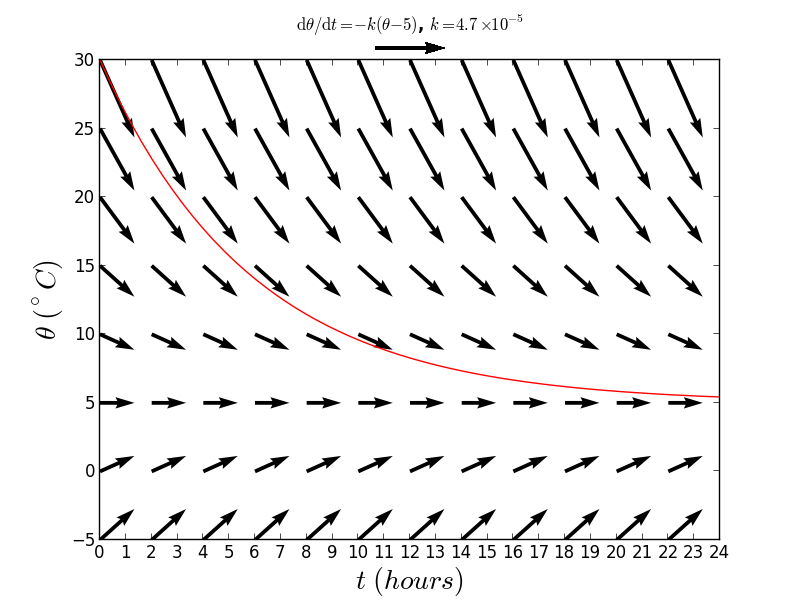

Generate this figure with Python:
from pylab import *
from matplotlib import rc

figname='vector_heat.png'

##set ranges to plot
xmin=0; xmax=24.0*60*60; dx=60*60*2.0 #every 2 hours
ymin=-5.0; ymax=30.0; dy=5.0


##create a mesh
x=arange(1.0*xmin,1.0*xmax,dx)
y=arange(1.0*ymin,1.0*ymax+dy,dy)
X,Y = meshgrid(x,y)

##text to display
eqntex=r'$\mathrm{d} \theta/\mathrm{d} t = - k(\theta-5)$, $k=4.7\times 10^{-5}$'
xvarname=r'$t\ (hours)$'
yvarname=r'$\theta\ (^\circ C)$'

U=1.0 #average W/m^2/dK
Cp=1000.0 #J/(kg*K) #assume all same at 1. J/g/K
rho_air=1.#25 #kg/m^3
rho_walls=1000.0 #kg/m^3

A=(5*5)*4.0 #m^2 area of walls and roof
V=5*5*5.0-1 #m^3 volume of internal space

m_air=rho_air*V #mass of air (kg)
tma=Cp*m_air #thermall mass of air (J/K)

V_struct=A*0.02 #assume light walls
m_struct=1000.0*V_struct#+4000.
tms=Cp*m_struct #thermal mass of structure (kJ/K)

C=U*A #J/(s*dK) total conductivity 
k=C/(tma+tms) #1/s

print m_air,m_struct,tma,tms,C,k

t = X
v = Y

##define differential equation
dt=ones(shape(X))
dv=-k*(v-5.)*dt

##plotting stuff
dX=dt#/float(xmax-xmin)
dY=dv#/float(ymax-ymin)
Q = quiver(X, Y, dX, dY,angles='xy', scale_units='xy',scale=0.75/3600.)
qk = quiverkey(Q, 0.5, 1.025, 2, eqntex,fontproperties={'weight': 'bold'})
xlabel(xvarname,size=20)
ylabel(yvarname,size=20)
#, rotation=0


l,r,b,t = axis()
hx, hy = r-l, t-b
#axis([l-0.05*hx, r+0.05*hx, b-0.05*hy, t+0.05*hy])

v=arange(1.0*xmin,1.0*xmax+dx,dx/5)
u=25.*exp(-k*v)+5
plot(v,u,'r-')

#axis([l, r+1, b, t])
axis([0, 24, -5, 30])

ticks = np.arange(xmin, xmax+1, 60*60)
labels = range(ticks.size)
xticks(ticks, labels)


savefig(figname)
